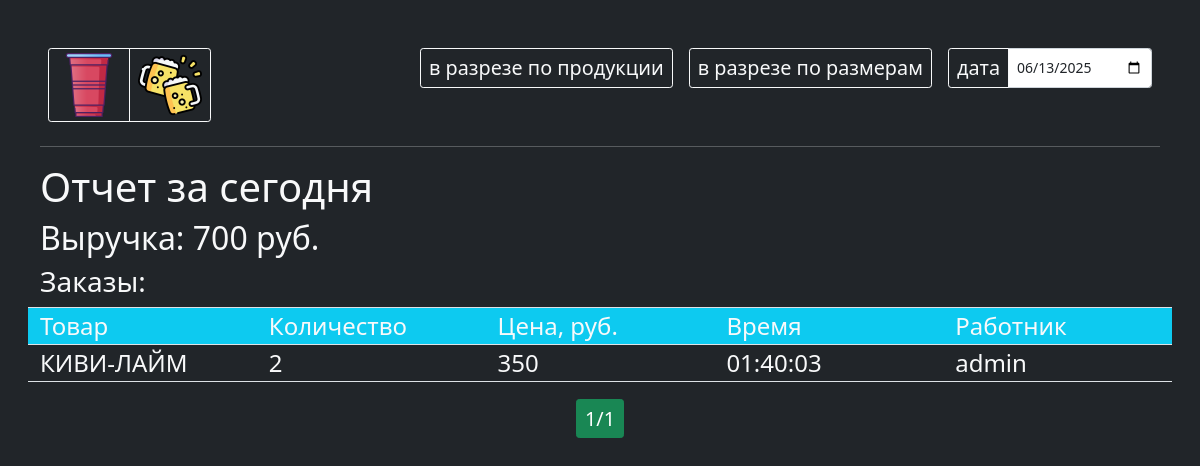
The app's page /report/?page=2&date=2025-06-13, older data.
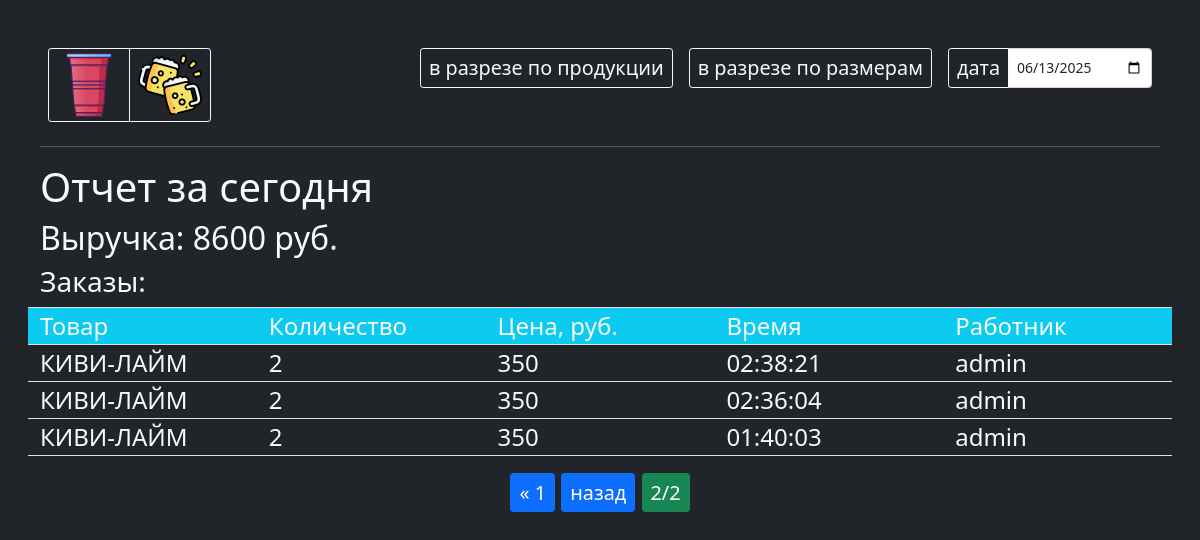
The same page, newer data.
### main/models.py (models this page shows, shortened)
class Order(models.Model):
    product = models.ForeignKey(Product, verbose_name='товар', on_delete=models.DO_NOTHING)
    quantity = models.IntegerField('кол-во',default=1)
    created_at = models.DateTimeField('время заказа',auto_now=True)
    user = models.ForeignKey(User, verbose_name='пользователь',on_delete=models.DO_NOTHING)
    class Meta:
        verbose_name = 'заказ'
        verbose_name_plural = 'заказы'
        ordering = ['-created_at']

class Product(models.Model):
    group = models.ForeignKey(CupGroup, verbose_name='группа', on_delete=models.CASCADE, related_name='group_products')
    size = models.ForeignKey(CupSize, verbose_name='размер', on_delete=models.CASCADE, related_name='size_products', blank=True, null=True)
    name = models.CharField('название', max_length=50)
    description = models.TextField('описание')
    price = models.PositiveIntegerField(verbose_name='цена за ед', default=300)
    order_p = models.PositiveSmallIntegerField('порядок', default=0)
    enabled = models.BooleanField('действующая?', default=True)
    class Meta:
        verbose_name = 'товар'
        verbose_name_plural = 'товары'
        ordering = ['group','order_p']

### main/views.py (the view)
# urls.py: path('report/', report, name='report'),
def report(request):
    date_str = request.GET.get('date')
    if date_str:
        date = datetime.strptime(date_str, '%Y-%m-%d').date()
    else:
        date = datetime.now()
    orders = Order.objects.filter(created_at__date=date)
    product_quantities = (
                            orders.values('product__name','product__size__name','product__group__name')  # Группируем по полю 'product'
                            .annotate(
                                total_quantity=Sum('quantity'),
                                total_revenue=Sum(F('quantity') * F('product__price'))
                                )  # Суммируем количество
                            .order_by('product__group__name','-total_quantity')
                        )
    size_quantities = (
                            orders.values('product__group__name','product__size__name')  # Группируем по полю 'product'
                            .annotate(
                                total_quantity=Sum('quantity'),
                                total_revenue=Sum(F('quantity') * F('product__price'))
                                )  # Суммируем количество
                            .order_by('product__group__name','-total_quantity')
                        )
    paginator = Paginator(orders, 10)
    page_number = request.GET.get("page")
    page_obj = paginator.get_page(page_number)
    total_revenue = orders.aggregate(total=Sum(F('quantity') * F('product__price')))['total'] or 0
    context = {
        'title':'отчет',
        'page_obj': page_obj,
        'total_revenue': total_revenue,
        'product_quantities': product_quantities,
        'size_quantities': size_quantities,
        'date': date,
     }
    return render(request,'report.html', context)

### templates/report.html (shortened to what this page needs)
{% extends 'base.html' %}
{% load tz %}
{% load static %}
{% block main %}
<div>
  <div class="btn-group btn-group-sm m-2 mb-2" role="group" aria-label="Basic example" id="role">
    <a href="{% url 'main' 'no_alco' %}" class="btn btn-outline-light"><img src="{% static '/images/cup.png' %}" width="64"></a>
    <a href="{% url 'main' 'alco' %}" class="btn btn-outline-light"><img src="{% static '/images/beer.png' %}" width="64"></a>
  </div>
  <div class="float-end d-flex">
    <button class="m-2 btn btn-sm btn-outline-light" id="cut">в разрезе по продукции</button>
    <button class="m-2 btn btn-sm btn-outline-light" id="cutSize">в разрезе по размерам</button>
    <form class="m-2 input-group input-group-sm">
      <button class="input-group-text btn btn-outline-light" id="inputGroup-sizing-sm" type="submit">дата</button>
      <input type="date" class="form-control" aria-label="Sizing example input" aria-describedby="inputGroup-sizing-sm" name="date" value="{{date|date:'Y-m-d' }}">
    </form>
  </div>
</div>
<hr>
<div>
  <h1>Отчет за сегодня</h1>
  <h2>Выручка: {{ total_revenue }} руб.</h2>
  <h3>Заказы:</h3>
</div>
    <div class="row border-top border-bottom bg-info">
      <div class="col">Товар</div>
      <div class="col">Количество</div>
      <div class="col">Цена, руб.</div>
      <div class="col">Время</div>
      <div class="col">Работник</div>
    </div>
    {% for order in page_obj %}
      <div class="row border-bottom">
        <div class="col">{{ order.product.name }}</div>
        <div class="col">{{ order.quantity }}</div>
        <div class="col">{{ order.product.price }}</div>
        <div class="col">{{ order.created_at|date:"H:i:s" }}</div>
        <div class="col" title="{{order.user.get_full_name}}">{{ order.user }}</div>
      </div>
    {% empty %}
      <p>Нет заказов за сегодня.</p>
    {% endfor %}
    <div class="pagination justify-content-center mt-3 mb-3">
      <span class="step-links">
          {% if page_obj.has_previous %}
              <a href="?page=1&date={{ date|date:'Y-m-d' }}" class="btn btn-sm btn-primary">&laquo; 1</a>
              <a href="?page={{ page_obj.previous_page_number }}&date={{ date|date:'Y-m-d' }}" class="btn btn-sm btn-primary">назад</a>
          {% endif %}
          <span class="current btn btn-sm btn-success">
              {{ page_obj.number }}/{{ page_obj.paginator.num_pages }}
          </span>
      </span>
    </div>
      {% regroup product_quantities by product__group__name as group_list %}
      {% regroup size_quantities by product__group__name as group_list %}
{% endblock %}

Row changes from the older to the newer data that the page shows:
added Order: product.name "КИВИ-ЛАЙМ", quantity "2", product.price "350", created_at "02:38:21", user "admin"
added Order: product.name "КИВИ-ЛАЙМ", quantity "2", product.price "350", created_at "02:36:04", user "admin"
Text that changed along with them:
{{ total_revenue }}: "700" → "8600"
{{ page_obj.number }}: "1" → "2"
{{ page_obj.paginator.num_pages }}: "1" → "2"
text now shown: "« 1 назад"
